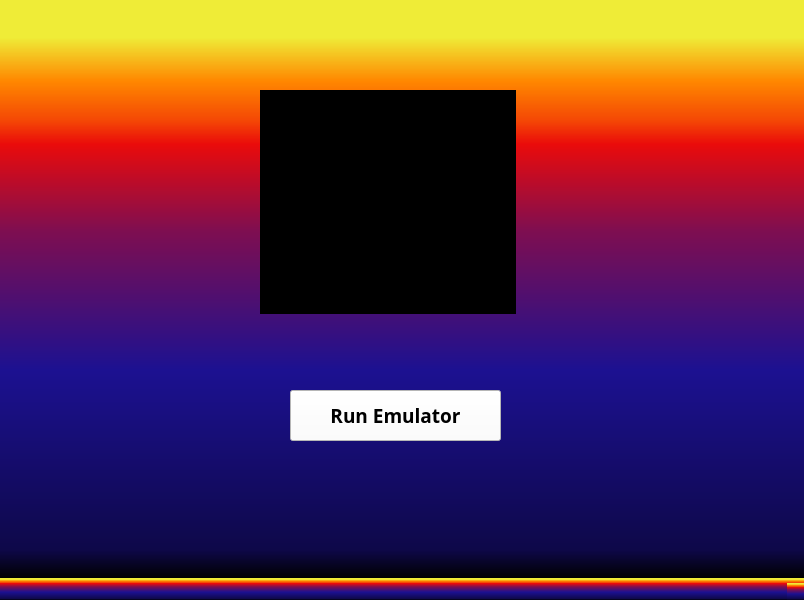
<?xml version="1.0" encoding="UTF-8"?>
<ui version="4.0">
 <class>MainWindow</class>
 <widget class="QMainWindow" name="MainWindow">
  <property name="geometry">
   <rect>
    <x>0</x>
    <y>0</y>
    <width>804</width>
    <height>600</height>
   </rect>
  </property>
  <property name="font">
   <font>
    <family>Stencil</family>
    <pointsize>10</pointsize>
   </font>
  </property>
  <property name="windowTitle">
   <string>Space Invaders Emulator</string>
  </property>
  <property name="styleSheet">
   <string notr="true">background-color: qlineargradient(spread:pad, x1:0, y1:1, x2:0, y2:0, stop:0 rgba(0, 0, 0, 255), stop:0.05 rgba(14, 8, 73, 255), stop:0.36 rgba(28, 17, 145, 255), stop:0.6 rgba(126, 14, 81, 255), stop:0.75 rgba(234, 11, 11, 255), stop:0.79 rgba(244, 70, 5, 255), stop:0.86 rgba(255, 136, 0, 255), stop:0.935 rgba(239, 236, 55, 255));</string>
  </property>
  <widget class="QWidget" name="centralwidget">
   <widget class="QPushButton" name="pushButton">
    <property name="geometry">
     <rect>
      <x>290</x>
      <y>390</y>
      <width>211</width>
      <height>51</height>
     </rect>
    </property>
    <property name="font">
     <font>
      <family>Arial Black</family>
      <pointsize>14</pointsize>
      <weight>75</weight>
      <bold>true</bold>
     </font>
    </property>
    <property name="styleSheet">
     <string notr="true">background-color: rgb(255, 255, 255);</string>
    </property>
    <property name="text">
     <string>Run Emulator</string>
    </property>
   </widget>
   <widget class="QLabel" name="label">
    <property name="geometry">
     <rect>
      <x>260</x>
      <y>90</y>
      <width>256</width>
      <height>224</height>
     </rect>
    </property>
    <property name="styleSheet">
     <string notr="true">background-color: rgb(0, 0, 0);</string>
    </property>
    <property name="text">
     <string>TextLabel</string>
    </property>
    <property name="alignment">
     <set>Qt::AlignCenter</set>
    </property>
   </widget>
  </widget>
  <widget class="QMenuBar" name="menubar">
   <property name="geometry">
    <rect>
     <x>0</x>
     <y>0</y>
     <width>804</width>
     <height>20</height>
    </rect>
   </property>
  </widget>
  <widget class="QStatusBar" name="statusbar"/>
 </widget>
 <resources/>
 <connections/>
</ui>
